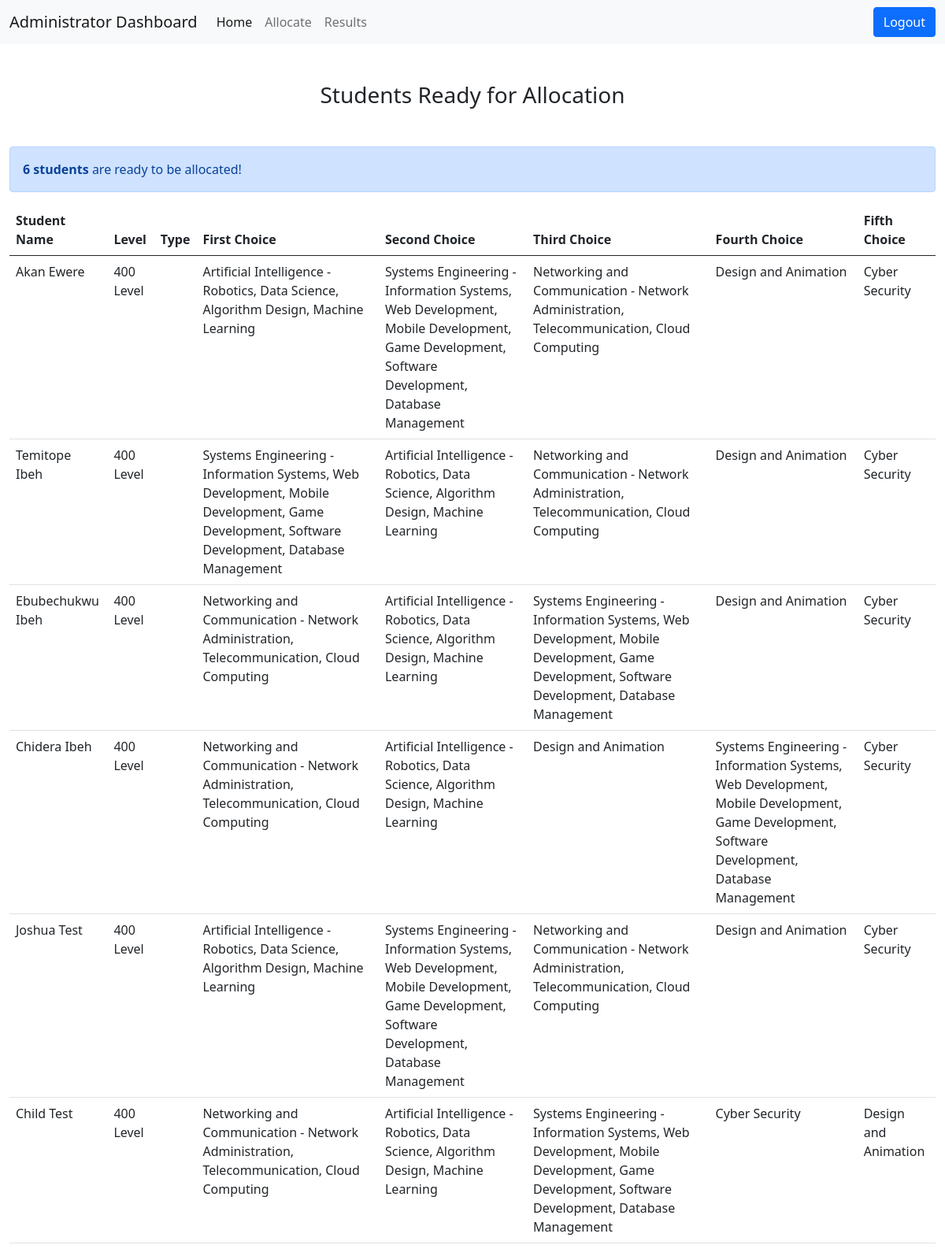
Before: /dashboard/admin/unallocated/students (signed in) with the older database file.
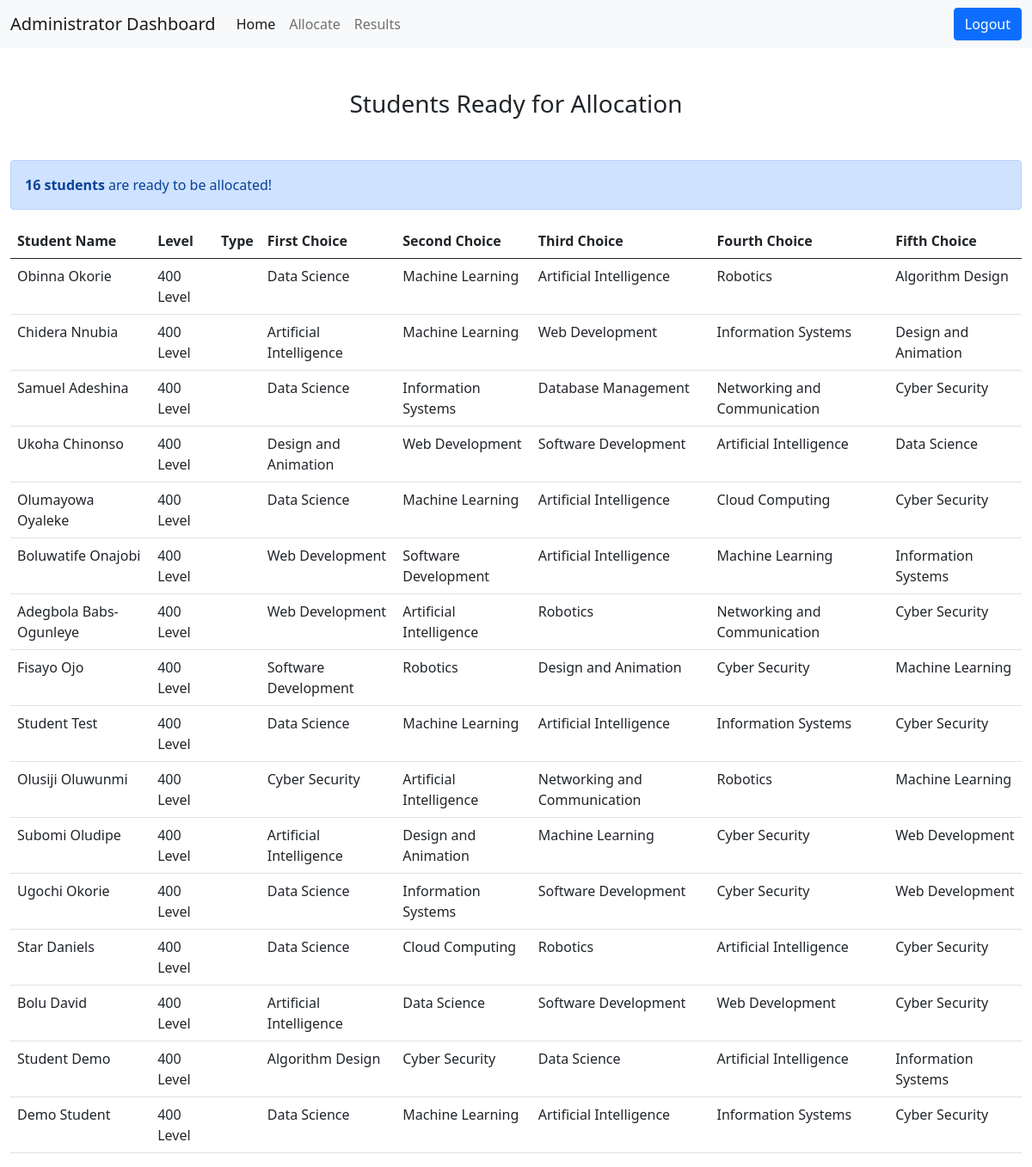
After: the same page with the newer database file.
### accounts/models.py (models this page shows, shortened)
class UnallocatedStudents(models.Model):
    AREAS = (
        ('Artificial Intelligence - Robotics, Data Science, Algorithm Design, Machine Learning', 'Artificial Intelligence - Robotics, Data Science, Algorithm Design, Machine Learning'),
        ('Systems Engineering - Information Systems, Web Development, Mobile Development, Game Development, Software Development, Database Management', 'Systems Engineering - Information Systems, Web Development, Mobile Development, Game Development, Software Development, Database Management'),
        ('Networking and Communication - Network Administration, Telecommunication, Cloud Computing', 'Networking and Communication - Network Administration, Telecommunication, Cloud Computing'),
        ('Design and Animation','Design and Animation'),
        ('Cyber Security', 'Cyber Security'),
    )
    CATEGORY = (
        ('Research', 'Research'),
        ('Implementation', 'Implementation'),
        ('Research + Implementation', 'Research + Implementation'),
    )
    student = models.OneToOneField(Students,  on_delete=models.CASCADE, null=False)
    level = models.CharField(max_length=200,  default=None)
    department = models.CharField(max_length=200,  default=None)
    course = models.CharField(max_length=200,  default=None)
    type = models.CharField(max_length=200, verbose_name=("Category of Project"), choices=CATEGORY, default=None)
    first_choice = models.CharField(max_length=200, verbose_name=("First Choice"), choices=AREAS, default=None)
    second_choice = models.CharField(max_length=200, verbose_name=("Second Choice"), choices=AREAS, default=None)
    third_choice = models.CharField(max_length=200, verbose_name=("Third Choice"), choices=AREAS, default=None)
    fourth_choice = models.CharField(max_length=200, verbose_name=("Fourth Choice"), choices=AREAS, default=None)
    fifth_choice = models.CharField(max_length=200, verbose_name=("Fifth Choice"), choices=AREAS, default=None)
    class Meta:
        verbose_name_plural = 'Unallocated Students'

class Students(models.Model):
    LEVEL = (
        ('400 Level', '400 Level'),
        ('500 Level', '500 Level'),
    )
    DEPARTMENT = (
        ('CIS', 'Computer and Information Science'),
    )
    COURSE = (
        ('Computer Science', 'Computer Science'),
        ('Management and Information Science', 'Management and Information Science'),
    )
    student = models.OneToOneField(User, on_delete=models.CASCADE, null=False)
    level = models.CharField(max_length=200, choices=LEVEL)
    department = models.CharField(max_length=200, choices=DEPARTMENT)
    course = models.CharField(max_length=200, choices=COURSE)
    class Meta:
        verbose_name_plural = 'Students'
    def __str__(self):
        return str(self.student)

### accounts/views.py (the view)
# urls.py: path('dashboard/admin/unallocated/students', views.unallocated_students, name='unallocated_students'),
@login_required
def unallocated_students(request):
    mystudents = UnallocatedStudents.objects.all()
    mystudents_count = mystudents.count()
    context ={
        'mystudents' : mystudents,
        'mystudents_count' : mystudents_count
    }
    return render(request, 'accounts/admin/unallocated_students.html', context)

### accounts/models.py (called while the page is built)
def get_full_name(self):
    return str(self.first_name) + " " + str(self.last_name)

### accounts/templates/accounts/admin/unallocated_students.html (shortened to what this page needs)
{% extends "accounts/admin/base_admin.html" %}
{% load static %}
{% block content %}
<div class="text-center mt-5 mb-5">
    <h3>Students Ready for Allocation</h3>
</div>
<div class="alert alert-primary mt-3 role="alert">
    <strong>{{ mystudents_count }}{% if mystudents_count == 0 %} student {% else %} students {% endif %}</strong> are ready to be allocated!
</div>
<table class="table table-hover">
    <thead>
      <tr>
        <th scope="col">Student Name</th>
        <th scope="col">Level</th>
        <th scope="col">Type</th>
        <th scope="col">First Choice</th>
        <th scope="col">Second Choice</th>
        <th scope="col">Third Choice</th>
        <th scope="col">Fourth Choice</th>
        <th scope="col">Fifth Choice</th>
      </tr>
    </thead>
    <tbody>
        {% for student  in mystudents %}
        <tr>
            <td>{{ student.student }}</td>
            <td>{{ student.level }}</td>
            <td>{{ supervisor.type }}</td>
            <td>{{ student.first_choice }}</td>
            <td>{{ student.second_choice }}</td>
            <td>{{ student.third_choice }}</td>
            <td>{{ student.fourth_choice }}</td>
            <td>{{ student.fifth_choice }}</td>
          </tr>
        {% endfor %}
    </tbody>
  </table>
{% endblock %}

Changed rows visible on the page:
added UnallocatedStudents: student "Obinna Okorie", level "400 Level", first_choice "Data Science", second_choice "Machine Learning", third_choice "Artificial Intelligence", fourth_choice "Robotics", fifth_choice "Algorithm Design"
added UnallocatedStudents: student "Chidera Nnubia", level "400 Level", first_choice "Artificial Intelligence", second_choice "Machine Learning", third_choice "Web Development", fourth_choice "Information Systems", fifth_choice "Design and Animation"
added UnallocatedStudents: student "Samuel Adeshina", level "400 Level", first_choice "Data Science", second_choice "Information Systems", third_choice "Database Management", fourth_choice "Networking and Communication", fifth_choice "Cyber Security"
added UnallocatedStudents: student "Ukoha Chinonso", level "400 Level", first_choice "Design and Animation", second_choice "Web Development", third_choice "Software Development", fourth_choice "Artificial Intelligence", fifth_choice "Data Science"
added UnallocatedStudents: student "Olumayowa Oyaleke", level "400 Level", first_choice "Data Science", second_choice "Machine Learning", third_choice "Artificial Intelligence", fourth_choice "Cloud Computing", fifth_choice "Cyber Security"
changed UnallocatedStudents: student "Akan Ewere" → "Boluwatife Onajobi"; first_choice "Artificial Intelligence - Robotics, Data Science, Algorithm Design, Machine Learning" → "Web Development"; second_choice "Systems Engineering - Information Systems, Web Development, Mobile Development, Game Development, Software Development, Database Management" → "Software Development"; third_choice "Networking and Communication - Network Administration, Telecommunication, Cloud Computing" → "Artificial Intelligence"; fourth_choice "Design and Animation" → "Machine Learning"; fifth_choice "Cyber Security" → "Information Systems"
changed UnallocatedStudents: student "Temitope Ibeh" → "Adegbola Babs-Ogunleye"; first_choice "Systems Engineering - Information Systems, Web Development, Mobile Development, Game Development, Software Development, Database Management" → "Web Development"; second_choice "Artificial Intelligence - Robotics, Data Science, Algorithm Design, Machine Learning" → "Artificial Intelligence"; third_choice "Networking and Communication - Network Administration, Telecommunication, Cloud Computing" → "Robotics"; fourth_choice "Design and Animation" → "Networking and Communication"
changed UnallocatedStudents: student "Ebubechukwu Ibeh" → "Fisayo Ojo"; first_choice "Networking and Communication - Network Administration, Telecommunication, Cloud Computing" → "Software Development"; second_choice "Artificial Intelligence - Robotics, Data Science, Algorithm Design, Machine Learning" → "Robotics"; third_choice "Systems Engineering - Information Systems, Web Development, Mobile Development, Game Development, Software Development, Database Management" → "Design and Animation"; fourth_choice "Design and Animation" → "Cyber Security"; fifth_choice "Cyber Security" → "Machine Learning"
changed UnallocatedStudents: student "Chidera Ibeh" → "Student Test"; first_choice "Networking and Communication - Network Administration, Telecommunication, Cloud Computing" → "Data Science"; second_choice "Artificial Intelligence - Robotics, Data Science, Algorithm Design, Machine Learning" → "Machine Learning"; third_choice "Design and Animation" → "Artificial Intelligence"; fourth_choice "Systems Engineering - Information Systems, Web Development, Mobile Development, Game Development, Software Development, Database Management" → "Information Systems"
changed UnallocatedStudents: student "Joshua Test" → "Olusiji Oluwunmi"; first_choice "Artificial Intelligence - Robotics, Data Science, Algorithm Design, Machine Learning" → "Cyber Security"; second_choice "Systems Engineering - Information Systems, Web Development, Mobile Development, Game Development, Software Development, Database Management" → "Artificial Intelligence"; third_choice "Networking and Communication - Network Administration, Telecommunication, Cloud Computing" → "Networking and Communication"; fourth_choice "Design and Animation" → "Robotics"; fifth_choice "Cyber Security" → "Machine Learning"
changed UnallocatedStudents: student "Child Test" → "Subomi Oludipe"; first_choice "Networking and Communication - Network Administration, Telecommunication, Cloud Computing" → "Artificial Intelligence"; second_choice "Artificial Intelligence - Robotics, Data Science, Algorithm Design, Machine Learning" → "Design and Animation"; third_choice "Systems Engineering - Information Systems, Web Development, Mobile Development, Game Development, Software Development, Database Management" → "Machine Learning"; fifth_choice "Design and Animation" → "Web Development"
added UnallocatedStudents: student "Ugochi Okorie", level "400 Level", first_choice "Data Science", second_choice "Information Systems", third_choice "Software Development", fourth_choice "Cyber Security", fifth_choice "Web Development"
added UnallocatedStudents: student "Star Daniels", level "400 Level", first_choice "Data Science", second_choice "Cloud Computing", third_choice "Robotics", fourth_choice "Artificial Intelligence", fifth_choice "Cyber Security"
added UnallocatedStudents: student "Bolu David", level "400 Level", first_choice "Artificial Intelligence", second_choice "Data Science", third_choice "Software Development", fourth_choice "Web Development", fifth_choice "Cyber Security"
added UnallocatedStudents: student "Student Demo", level "400 Level", first_choice "Algorithm Design", second_choice "Cyber Security", third_choice "Data Science", fourth_choice "Artificial Intelligence", fifth_choice "Information Systems"
added UnallocatedStudents: student "Demo Student", level "400 Level", first_choice "Data Science", second_choice "Machine Learning", third_choice "Artificial Intelligence", fourth_choice "Information Systems", fifth_choice "Cyber Security"
Other visible differences:
{{ mystudents_count }}: "6" → "16"
